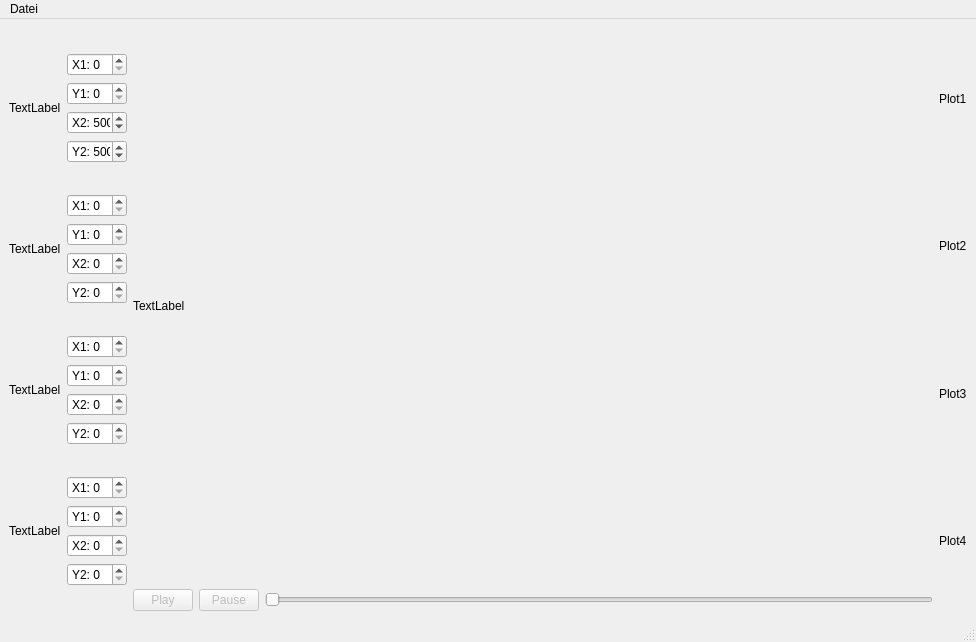
<?xml version="1.0" encoding="UTF-8"?>
<ui version="4.0">
 <class>MainWindow</class>
 <widget class="QMainWindow" name="MainWindow">
  <property name="geometry">
   <rect>
    <x>0</x>
    <y>0</y>
    <width>976</width>
    <height>642</height>
   </rect>
  </property>
  <property name="windowTitle">
   <string>Maus Projekt</string>
  </property>
  <widget class="QWidget" name="centralwidget">
   <layout class="QGridLayout" name="gridLayout">
    <item row="0" column="0">
     <layout class="QHBoxLayout" name="horizontalLayout">
      <property name="sizeConstraint">
       <enum>QLayout::SetMaximumSize</enum>
      </property>
      <item>
       <layout class="QVBoxLayout" name="verticalLayout">
        <item>
         <layout class="QHBoxLayout" name="horizontalLayout_2">
          <item>
           <widget class="SmallDisplayWidget" name="box1VideoLabel">
            <property name="maximumSize">
             <size>
              <width>300</width>
              <height>16777215</height>
             </size>
            </property>
            <property name="text">
             <string>TextLabel</string>
            </property>
           </widget>
          </item>
          <item>
           <layout class="QVBoxLayout" name="verticalLayout_3">
            <item>
             <widget class="QSpinBox" name="box1cropX1">
              <property name="maximumSize">
               <size>
                <width>60</width>
                <height>16777215</height>
               </size>
              </property>
              <property name="prefix">
               <string>X1: </string>
              </property>
              <property name="maximum">
               <number>9999</number>
              </property>
             </widget>
            </item>
            <item>
             <widget class="QSpinBox" name="box1cropY1">
              <property name="maximumSize">
               <size>
                <width>60</width>
                <height>16777215</height>
               </size>
              </property>
              <property name="prefix">
               <string>Y1: </string>
              </property>
              <property name="maximum">
               <number>9999</number>
              </property>
             </widget>
            </item>
            <item>
             <widget class="QSpinBox" name="box1cropX2">
              <property name="maximumSize">
               <size>
                <width>60</width>
                <height>16777215</height>
               </size>
              </property>
              <property name="prefix">
               <string>X2: </string>
              </property>
              <property name="maximum">
               <number>9999</number>
              </property>
              <property name="value">
               <number>500</number>
              </property>
             </widget>
            </item>
            <item>
             <widget class="QSpinBox" name="box1cropY2">
              <property name="maximumSize">
               <size>
                <width>60</width>
                <height>16777215</height>
               </size>
              </property>
              <property name="prefix">
               <string>Y2: </string>
              </property>
              <property name="maximum">
               <number>9999</number>
              </property>
              <property name="value">
               <number>500</number>
              </property>
             </widget>
            </item>
           </layout>
          </item>
         </layout>
        </item>
        <item>
         <layout class="QHBoxLayout" name="horizontalLayout_3">
          <item>
           <layout class="QHBoxLayout" name="horizontalLayout_4">
            <item>
             <widget class="SmallDisplayWidget" name="box2VideoLabel">
              <property name="maximumSize">
               <size>
                <width>300</width>
                <height>16777215</height>
               </size>
              </property>
              <property name="text">
               <string>TextLabel</string>
              </property>
             </widget>
            </item>
            <item>
             <layout class="QVBoxLayout" name="verticalLayout_4">
              <item>
               <widget class="QSpinBox" name="box2cropX1">
                <property name="maximumSize">
                 <size>
                  <width>60</width>
                  <height>16777215</height>
                 </size>
                </property>
                <property name="prefix">
                 <string>X1: </string>
                </property>
                <property name="maximum">
                 <number>9999</number>
                </property>
               </widget>
              </item>
              <item>
               <widget class="QSpinBox" name="box2cropY1">
                <property name="maximumSize">
                 <size>
                  <width>60</width>
                  <height>16777215</height>
                 </size>
                </property>
                <property name="prefix">
                 <string>Y1: </string>
                </property>
                <property name="maximum">
                 <number>9999</number>
                </property>
               </widget>
              </item>
              <item>
               <widget class="QSpinBox" name="box2cropX2">
                <property name="maximumSize">
                 <size>
                  <width>60</width>
                  <height>16777215</height>
                 </size>
                </property>
                <property name="prefix">
                 <string>X2: </string>
                </property>
                <property name="maximum">
                 <number>9999</number>
                </property>
               </widget>
              </item>
              <item>
               <widget class="QSpinBox" name="box2cropY2">
                <property name="maximumSize">
                 <size>
                  <width>60</width>
                  <height>16777215</height>
                 </size>
                </property>
                <property name="prefix">
                 <string>Y2: </string>
                </property>
                <property name="maximum">
                 <number>9999</number>
                </property>
               </widget>
              </item>
             </layout>
            </item>
           </layout>
          </item>
         </layout>
        </item>
        <item>
         <layout class="QHBoxLayout" name="horizontalLayout_5">
          <item>
           <widget class="SmallDisplayWidget" name="box3VideoLabel">
            <property name="maximumSize">
             <size>
              <width>300</width>
              <height>16777215</height>
             </size>
            </property>
            <property name="text">
             <string>TextLabel</string>
            </property>
           </widget>
          </item>
          <item>
           <layout class="QVBoxLayout" name="verticalLayout_5">
            <item>
             <widget class="QSpinBox" name="box3cropX1">
              <property name="maximumSize">
               <size>
                <width>60</width>
                <height>16777215</height>
               </size>
              </property>
              <property name="prefix">
               <string>X1: </string>
              </property>
              <property name="maximum">
               <number>9999</number>
              </property>
             </widget>
            </item>
            <item>
             <widget class="QSpinBox" name="box3cropY1">
              <property name="maximumSize">
               <size>
                <width>60</width>
                <height>16777215</height>
               </size>
              </property>
              <property name="prefix">
               <string>Y1: </string>
              </property>
              <property name="maximum">
               <number>9999</number>
              </property>
             </widget>
            </item>
            <item>
             <widget class="QSpinBox" name="box3cropX2">
              <property name="maximumSize">
               <size>
                <width>60</width>
                <height>16777215</height>
               </size>
              </property>
              <property name="prefix">
               <string>X2: </string>
              </property>
              <property name="maximum">
               <number>9999</number>
              </property>
             </widget>
            </item>
            <item>
             <widget class="QSpinBox" name="box3cropY2">
              <property name="maximumSize">
               <size>
                <width>60</width>
                <height>16777215</height>
               </size>
              </property>
              <property name="prefix">
               <string>Y2: </string>
              </property>
              <property name="maximum">
               <number>9999</number>
              </property>
             </widget>
            </item>
           </layout>
          </item>
         </layout>
        </item>
        <item>
         <layout class="QHBoxLayout" name="horizontalLayout_6">
          <item>
           <widget class="SmallDisplayWidget" name="box4VideoLabel">
            <property name="maximumSize">
             <size>
              <width>300</width>
              <height>16777215</height>
             </size>
            </property>
            <property name="text">
             <string>TextLabel</string>
            </property>
           </widget>
          </item>
          <item>
           <layout class="QVBoxLayout" name="verticalLayout_6">
            <item>
             <widget class="QSpinBox" name="box4cropX1">
              <property name="maximumSize">
               <size>
                <width>60</width>
                <height>16777215</height>
               </size>
              </property>
              <property name="prefix">
               <string>X1: </string>
              </property>
              <property name="maximum">
               <number>9999</number>
              </property>
             </widget>
            </item>
            <item>
             <widget class="QSpinBox" name="box4cropY1">
              <property name="maximumSize">
               <size>
                <width>60</width>
                <height>16777215</height>
               </size>
              </property>
              <property name="prefix">
               <string>Y1: </string>
              </property>
              <property name="maximum">
               <number>9999</number>
              </property>
             </widget>
            </item>
            <item>
             <widget class="QSpinBox" name="box4cropX2">
              <property name="maximumSize">
               <size>
                <width>60</width>
                <height>16777215</height>
               </size>
              </property>
              <property name="prefix">
               <string>X2: </string>
              </property>
              <property name="maximum">
               <number>9999</number>
              </property>
             </widget>
            </item>
            <item>
             <widget class="QSpinBox" name="box4cropY2">
              <property name="maximumSize">
               <size>
                <width>60</width>
                <height>16777215</height>
               </size>
              </property>
              <property name="prefix">
               <string>Y2: </string>
              </property>
              <property name="maximum">
               <number>9999</number>
              </property>
             </widget>
            </item>
           </layout>
          </item>
         </layout>
        </item>
       </layout>
      </item>
      <item>
       <layout class="QVBoxLayout" name="verticalLayout_2">
        <item>
         <widget class="MainDisplayWidget" name="mainVideoLabel">
          <property name="text">
           <string>TextLabel</string>
          </property>
         </widget>
        </item>
        <item>
         <layout class="QHBoxLayout" name="horizontalLayout_7">
          <property name="sizeConstraint">
           <enum>QLayout::SetMinimumSize</enum>
          </property>
          <item>
           <widget class="QPushButton" name="buttonPlayVideo">
            <property name="enabled">
             <bool>false</bool>
            </property>
            <property name="maximumSize">
             <size>
              <width>60</width>
              <height>16777215</height>
             </size>
            </property>
            <property name="text">
             <string>Play</string>
            </property>
           </widget>
          </item>
          <item>
           <widget class="QPushButton" name="buttonPauseVideo">
            <property name="enabled">
             <bool>false</bool>
            </property>
            <property name="maximumSize">
             <size>
              <width>60</width>
              <height>16777215</height>
             </size>
            </property>
            <property name="text">
             <string>Pause</string>
            </property>
           </widget>
          </item>
          <item>
           <widget class="QSlider" name="frameControl">
            <property name="orientation">
             <enum>Qt::Horizontal</enum>
            </property>
           </widget>
          </item>
         </layout>
        </item>
       </layout>
      </item>
      <item>
       <layout class="QVBoxLayout" name="verticalLayout_8">
        <property name="sizeConstraint">
         <enum>QLayout::SetDefaultConstraint</enum>
        </property>
        <item>
         <widget class="QLabel" name="label">
          <property name="text">
           <string>Plot1</string>
          </property>
         </widget>
        </item>
        <item>
         <widget class="QLabel" name="label_2">
          <property name="text">
           <string>Plot2</string>
          </property>
         </widget>
        </item>
        <item>
         <widget class="QLabel" name="label_3">
          <property name="text">
           <string>Plot3</string>
          </property>
         </widget>
        </item>
        <item>
         <widget class="QLabel" name="label_4">
          <property name="text">
           <string>Plot4</string>
          </property>
         </widget>
        </item>
       </layout>
      </item>
     </layout>
    </item>
   </layout>
  </widget>
  <widget class="QMenuBar" name="menubar">
   <property name="geometry">
    <rect>
     <x>0</x>
     <y>0</y>
     <width>976</width>
     <height>21</height>
    </rect>
   </property>
   <widget class="QMenu" name="menuDatei">
    <property name="title">
     <string>Datei</string>
    </property>
    <addaction name="actionOpenFile"/>
   </widget>
   <addaction name="menuDatei"/>
  </widget>
  <widget class="QStatusBar" name="statusbar">
   <property name="enabled">
    <bool>true</bool>
   </property>
  </widget>
  <action name="actionOpenFile">
   <property name="text">
    <string>Datei Öffnen</string>
   </property>
   <property name="shortcut">
    <string>Ctrl+O</string>
   </property>
  </action>
 </widget>
 <customwidgets>
  <customwidget>
   <class>MainDisplayWidget</class>
   <extends>QLabel</extends>
   <header>customwidgets</header>
  </customwidget>
  <customwidget>
   <class>SmallDisplayWidget</class>
   <extends>QLabel</extends>
   <header>customwidgets</header>
  </customwidget>
 </customwidgets>
 <resources/>
 <connections/>
</ui>
